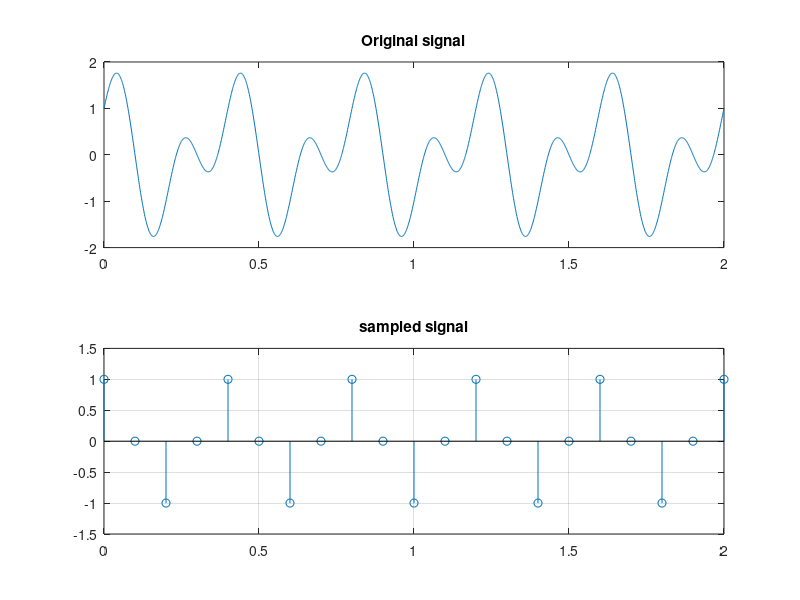

MATLAB code to generate this figure:
t_fine = 0:0.001:2
x = cos(5.*pi.*t_fine) + sin(10.*pi.*t_fine)
subplot(2,1,1);
plot(t_fine, x);
title('Original signal');
hold on;
Ts = 0.1
t_sample = 0:Ts:2
y = cos(5.*pi.*t_sample) + sin(10.*pi.*t_sample)
subplot(2,1,2);
stem(t_sample, y); grid on;
title('sampled signal')
